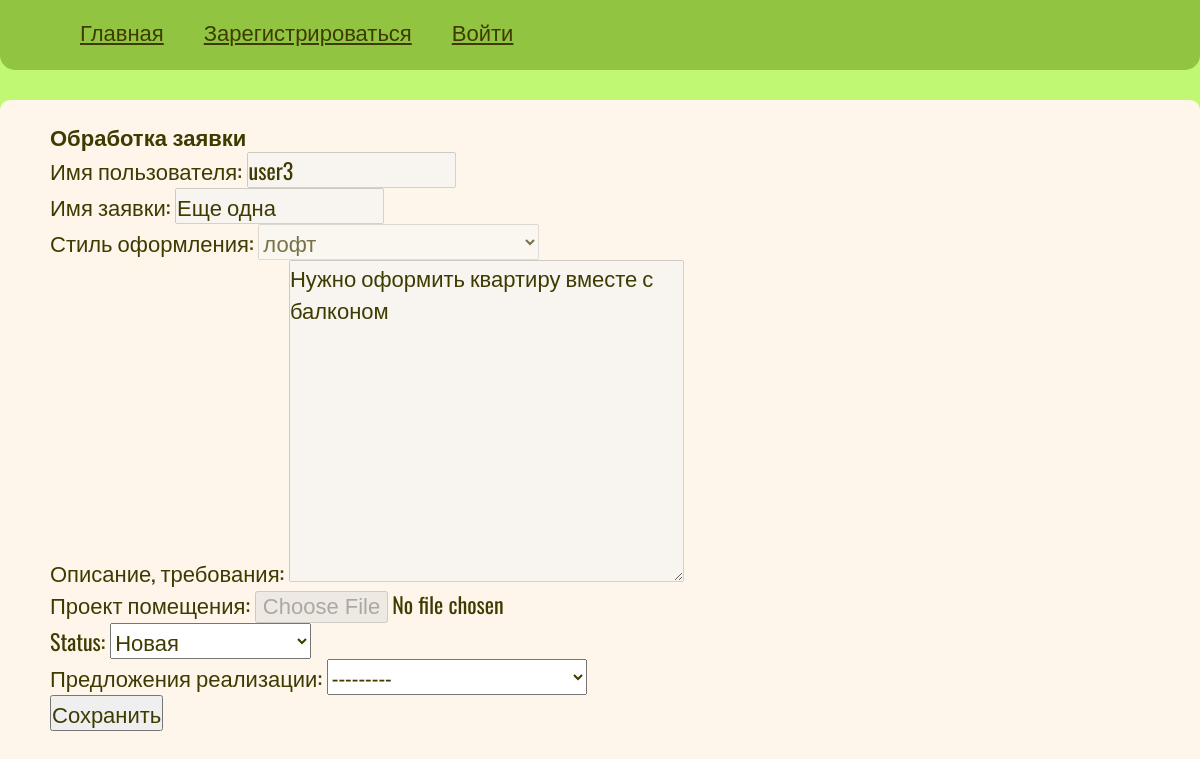
The page /appl_processing_list/processing/19 on the database its author committed.
### b1/models.py (models this page shows, shortened)
class Application(models.Model):
    name = models.CharField(max_length=254, verbose_name='Имя заявки', blank=True, null=True)
    description = models.CharField(max_length=254, verbose_name='Описание', blank=False)
    category = models.ForeignKey('Category', on_delete=models.CASCADE, verbose_name='Категория желаемого стиля',
                                 blank=False)
    photo = models.ImageField(max_length=254, verbose_name='Проект помещения', upload_to=get_name_file, blank=True,
                              validators=[FileExtensionValidator(allowed_extensions=['png', 'jpg', 'jpeg'])])
    STATUS_CHOISE = [
        ('New', 'Новая'),
        ('Accepted', 'Принято в работу'),
        ('Finished', 'Выполнено')
    ]
    status = models.CharField(max_length=254, verbose_name='Статус', choices=STATUS_CHOISE, default='New')
    date_creation = models.DateTimeField(auto_now_add=True, null=True)
    username = models.CharField(max_length=254, verbose_name='Логин', blank=True, null=True)
    suggestions = models.ForeignKey('Realization', on_delete=models.CASCADE, verbose_name='Предложения реализации',
                                    blank=True, null=True)

class Category(models.Model):
    name = models.CharField(max_length=254, verbose_name='Название категории', blank=False)
    def __str__(self):
        return self.name

### b1/views.py (the view)
# urls.py: path('appl_processing_list/processing/<int:int_pk>', ApplicationProcessingView.as_view(), name='processing'),
class ApplicationProcessingView(UpdateView):
    model = Application
    form_class = ApplProcessingForm
    success_url = '/appl_processing/'
    template_name = 'b1/processing.html'
    def get_object(self):
        post_id = self.kwargs.get('int_pk')
        obj = get_object_or_404(Application, id=post_id)
        return obj

### b1/forms.py
class ApplProcessingForm(forms.ModelForm):
    username = forms.CharField(max_length=50, disabled=True, label='Имя пользователя')
    name = forms.CharField(max_length=50, disabled=True,label='Имя заявки')
    category = forms.ModelChoiceField(queryset=Category.objects.all() ,disabled=True,label='Стиль оформления')
    description = forms.CharField(widget= forms.Textarea(attrs={'rows': 10, 'cols': 40}),max_length=50, disabled=True,label='Описание, требования')
    photo = forms.ImageField(disabled='True',label='Проект помещения', required=False)
    status = forms.ChoiceField(choices=STATUS_CHOISE)
    class Meta:
        model = Application
        fields = ['username','name','category', 'description','photo','status','suggestions']

### b1/models.py (called while the page is built)
    def __str__(self):
        return str(self.name)

### b1/templates/b1/processing.html (shortened to what this page needs)
{% extends 'base.html' %}
{% block content %}
    <h1>Обработка заявки</h1>
        <form method="post" action="" >
            {{ form.as_p }}
            <input type="submit" value="Сохранить">
        </form>
{% endblock %}

### static/css/style.css (style rules this page uses)
* { margin:0; padding: 0; box-sizing: content-box; font-size: 22px; font-family: 'Oswald', sans-serif; color:rgb(63, 59, 0); }
body { background-color: rgb(192, 247, 115); font-size:100px; }

### rows shown on the page
Application: username "user3", name "Еще одна", category "лофт", description "Нужно оформить квартиру вместе с балконом", status "Новая", suggestions "---------"
